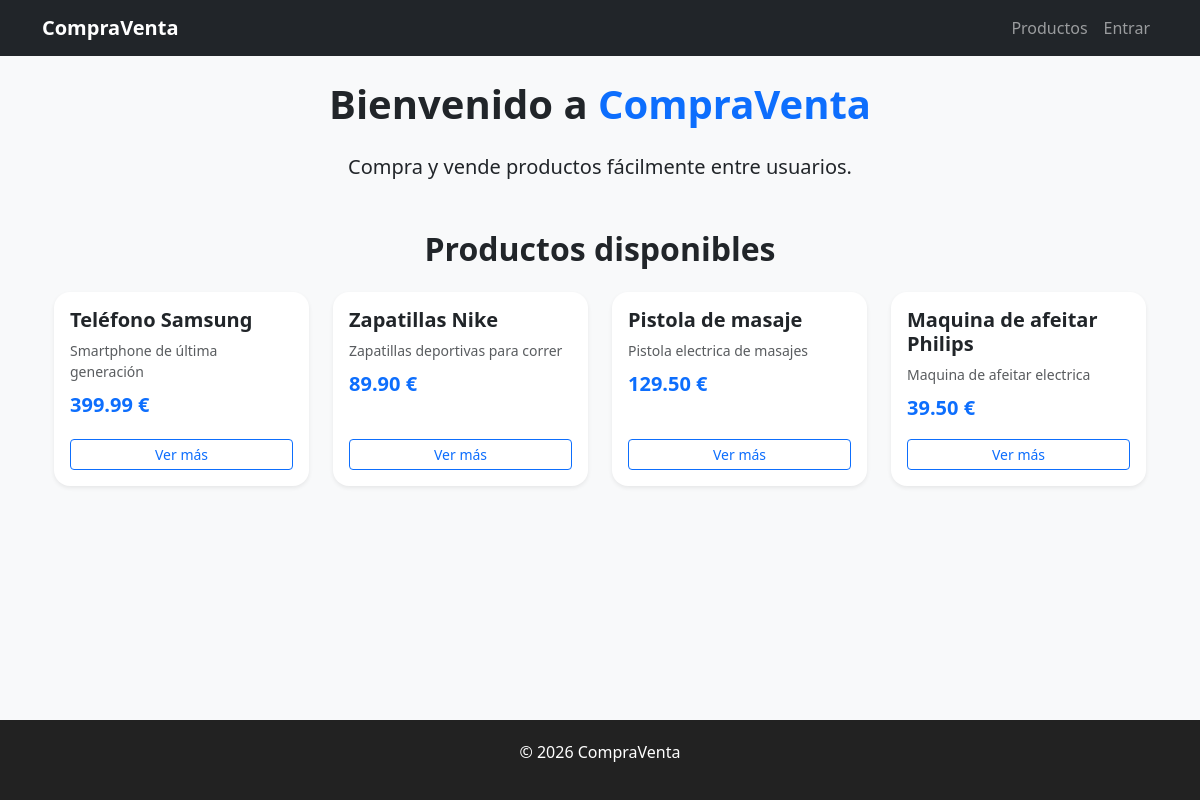
/productos/, run on an earlier commit of the app's database.
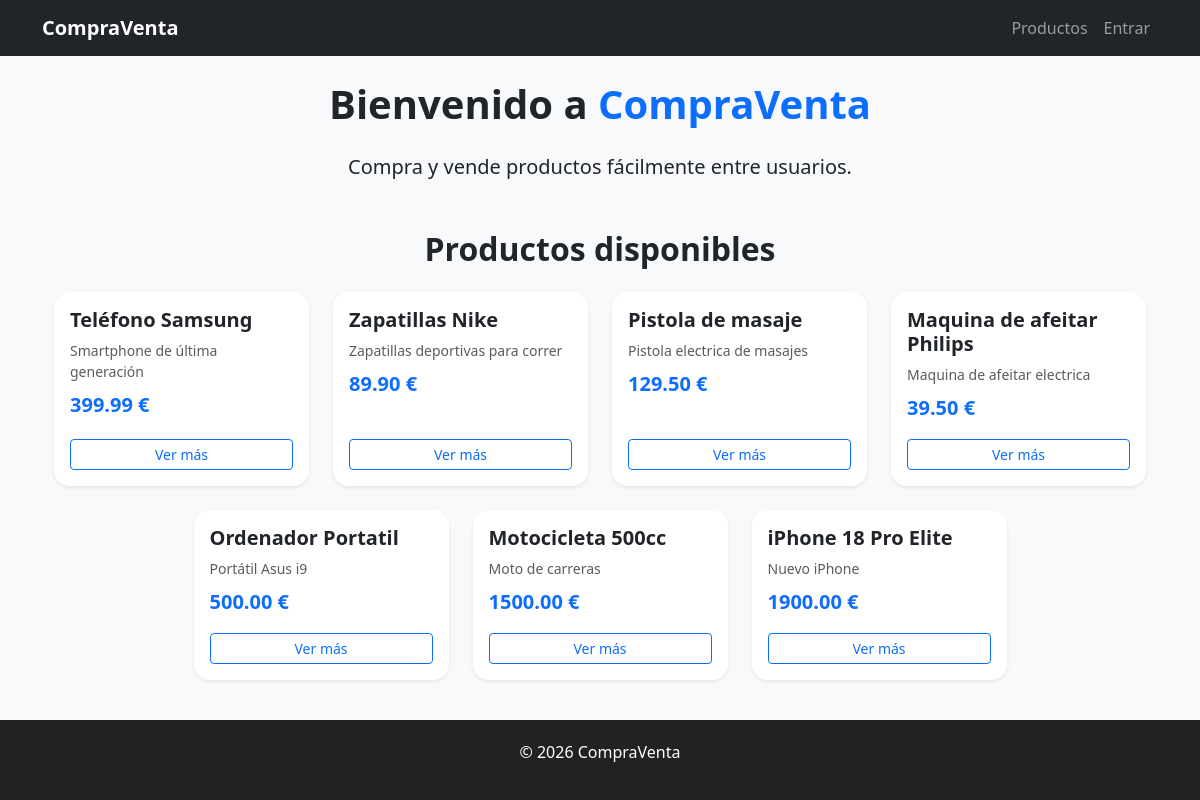
And on a later commit of the database.
### productos/models.py (models this page shows, shortened)
class Producto(models.Model):
    CATEGORIAS = [
        ("tecnologia", "Tecnología"),
        ("hogar", "Hogar"),
        ("moda", "Moda"),
        ("deporte", "Deporte"),
        ("vehiculos", "Vehículos"),
        ("otros", "Otros"),
    ]
    titulo = models.CharField(max_length=100)
    descripcion = models.TextField()
    precio = models.DecimalField(max_digits=10, decimal_places=2)
    categoria = models.CharField(max_length=20, choices=CATEGORIAS)
    vendedor = models.ForeignKey(User, on_delete=models.CASCADE)

### productos/views.py (the view)
# urls.py: path("productos/", views.lista_productos, name="lista_productos"),
def lista_productos(request):
    productos = Producto.objects.all()
    return render(request, "productos/lista_productos.html", {"productos": productos})

### productos/templates/productos/lista_productos.html (shortened to what this page needs)
{% extends "base.html" %}
{% block content %}
<div class="text-center mb-5">
    <h1 class="mb-4 fw-bold">Bienvenido a <span class="text-primary">CompraVenta</span></h1>
    <p class="lead">Compra y vende productos fácilmente entre usuarios.</p>
</div>
<div class="container">
    <h2 class="text-center mb-4 fw-semibold">Productos disponibles</h2>
    <div class="row g-4 justify-content-center">
        {% for producto in productos %}
        <div class="col-12 col-sm-6 col-md-4 col-lg-3">
            <div class="card shadow-sm border-0 rounded-4 h-100">
                <div class="card-body d-flex flex-column">
                    <h5 class="card-title fw-bold">{{ producto.titulo }}</h5>
                    <p class="card-text text-muted small mb-2">
                        {{ producto.descripcion|truncatewords:12 }}
                    </p>
                    <p class="fw-bold text-primary fs-5 mb-3">
                        {{ producto.precio }} €
                    </p>
                    <a href="{% url 'detalle_producto' producto.pk %}"
                       class="btn btn-outline-primary btn-sm mt-auto w-100">
                        Ver más
                    </a>
                </div>
            </div>
        </div>
        {% empty %}
        <p class="text-center">No hay productos disponibles.</p>
        {% endfor %}
    </div>
</div>
{% endblock %}

### templates/base.html (shortened to what this page needs)
<!DOCTYPE html>
<html lang="es">
<head>
    <link href="https://cdn.jsdelivr.net/npm/bootstrap@5.3.2/dist/css/bootstrap.min.css" rel="stylesheet">
</head>
<body class="d-flex flex-column min-vh-100">
    <nav class="navbar navbar-expand-lg navbar-dark bg-dark mb-4">
        <div class="container">
            <a class="navbar-brand" href="/">CompraVenta</a>
            <div class="collapse navbar-collapse" id="nav">
                <ul class="navbar-nav ms-auto">
                    <li class="nav-item"><a class="nav-link" href="/productos/">Productos</a></li>
                    {% if user.is_authenticated %}
                    <li class="nav-item"><a class="nav-link" href="/mis-productos/">Mis productos</a></li>
                    <a class="nav-link" href="/logout/">Salir</a>
                    {% else %}
                    <li class="nav-item"><a class="nav-link" href="/login/">Entrar</a></li>
                    {% endif %}
                </ul>
            </div>
        </div>
    </nav>
    <div class="container">
        {% block content %}
        {% endblock %}
    </div>
    <footer class="mt-auto">
        <p>© 2026 CompraVenta</p>
    </footer>
</body>
</html>

### templates/base.html (style rules this page uses)
body { background-color: #f8f9fa; }
.navbar-brand { font-weight: bold; }
footer { margin-top: 40px; padding: 20px 0; background: #222; color: #fff; text-align: center; }

What changed in the data, as far as the page shows it:
added Producto: titulo "Ordenador Portatil", descripcion "Portátil Asus i9", precio "500.00"
added Producto: titulo "Motocicleta 500cc", descripcion "Moto de carreras", precio "1500.00"
added Producto: titulo "iPhone 18 Pro Elite", descripcion "Nuevo iPhone", precio "1900.00"
